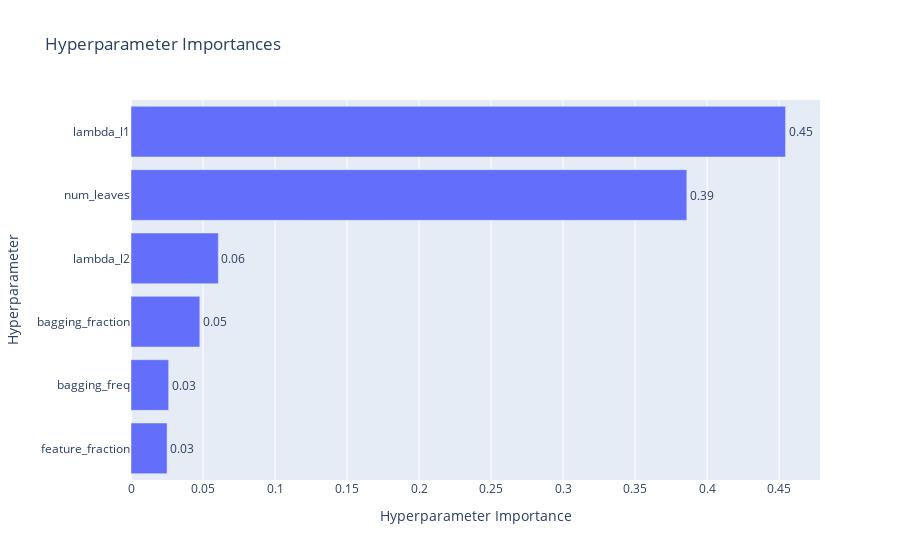

Notebook cell for this chart:
### Code cell
optuna.visualization.plot_param_importances(study)

### Figure 1 — Plotly figure (JSON) as saved in the notebook; plotly's stock layout.template omitted (floating-point values rounded to 4 significant figures)
{"data": [{"cliponaxis": false, "hovertemplate": ["feature_fraction (FloatDistribution): 0.025062337033148543<extra></extra>", "bagging_freq (IntDistribution): 0.02614580457985952<extra></extra>", "bagging_fraction (FloatDistribution): 0.047784896861795344<extra></extra>", "lambda_l2 (FloatDistribution): 0.0606244056915697<extra></extra>", "num_leaves (IntDistribution): 0.38592483330506683<extra></extra>", "lambda_l1 (FloatDistribution): 0.45445772252856015<extra></extra>"], "name": "Objective Value", "orientation": "h", "text": ["0.03", "0.03", "0.05", "0.06", "0.39", "0.45"], "textposition": "outside", "type": "bar", "x": [0.02506, 0.02615, 0.04778, 0.06062, 0.3859, 0.4545], "y": ["feature_fraction", "bagging_freq", "bagging_fraction", "lambda_l2", "num_leaves", "lambda_l1"]}], "layout": {"title": {"text": "Hyperparameter Importances"}, "xaxis": {"title": {"text": "Hyperparameter Importance"}}, "yaxis": {"title": {"text": "Hyperparameter"}}}}
